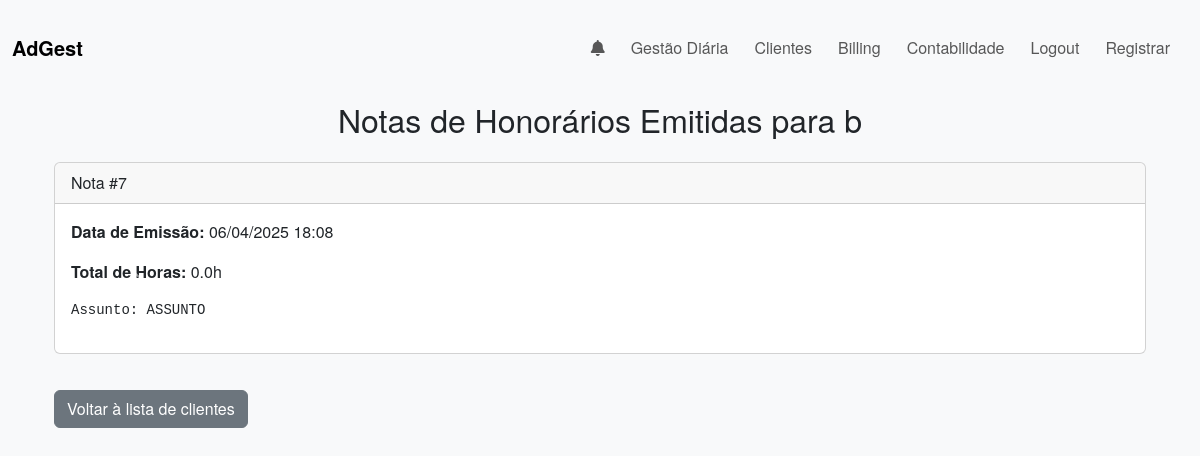
The page /billing_cliente/3 (signed in) on the database as committed earlier.
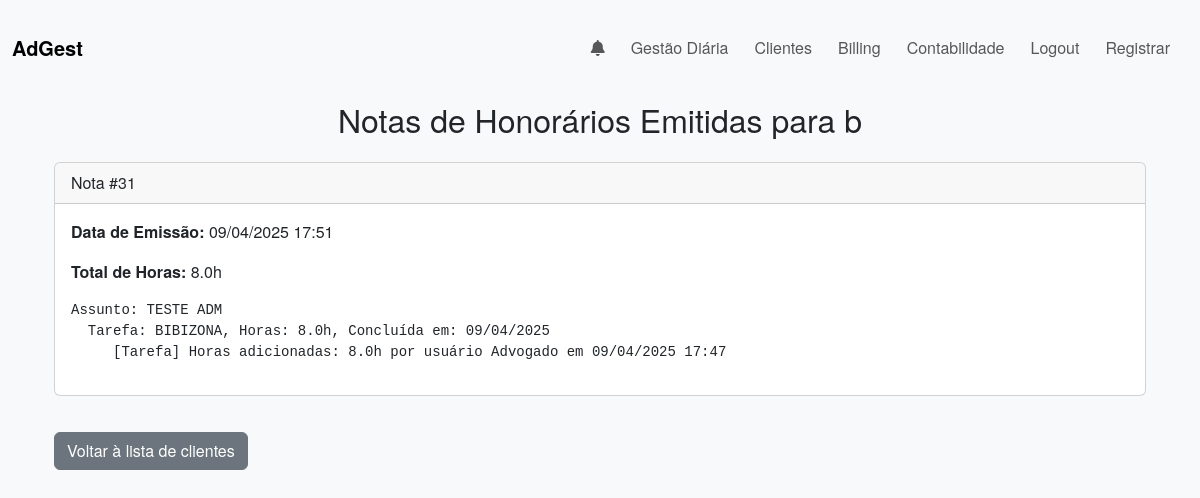
The same page on the database as committed later.
### app/models.py (models this page shows, shortened)
class NotaHonorarios(db.Model):
    __tablename__ = 'nota_honorarios'
    id = db.Column(db.Integer, primary_key=True)
    user_id = db.Column(db.Integer, db.ForeignKey('users.id'), nullable=False)
    client_id = db.Column(db.Integer, db.ForeignKey('clients.id'), nullable=False)
    created_at = db.Column(db.DateTime, default=datetime.utcnow)
    details = db.Column(db.Text)  # Lista de itens faturados (por exemplo, "Tarefa 5, Prazo 3")
    total_hours = db.Column(db.Float, default=0.0)
    is_confirmed = db.Column(db.Boolean, default=False)  # Pode ser usado para indicar se a nota já foi finalizada
    client = db.relationship('Client', backref='nota_honorarios')

### app/routes.py (the view)
@main.route('/billing_cliente/<int:client_id>')
@login_required
def billing_cliente(client_id):
    client = Client.query.get_or_404(client_id)
    billing_notes = NotaHonorarios.query.filter(
        NotaHonorarios.client_id == client_id,
        or_(
            NotaHonorarios.user_id == current_user.id,
            NotaHonorarios.client.has(Client.shares.any(ClientShare.user_id == current_user.id))
        )
    ).order_by(NotaHonorarios.created_at.desc()).all()
    return render_template('billing_cliente.html', client=client, billing_notes=billing_notes)

### app/routes.py (called while the page is built)
@main.context_processor
def inject_notifications():
    if current_user.is_authenticated:
        notifs_nao_lidas = Notification.query.filter_by(
            user_id=current_user.id, is_read=False
        ).order_by(Notification.timestamp.desc()).all()
        unread = len(notifs_nao_lidas)
        return dict(notifications=notifs_nao_lidas, unread_count=unread)
    return dict(notifications=[], unread_count=0)

### app/templates/billing_cliente.html (shortened to what this page needs)
{% extends "base.html" %}
{% block content %}
<div class="container">
  <h2 class="text-center my-4">Notas de Honorários Emitidas para {{ client.name }}</h2>
  {% if billing_notes %}
    <div id="clientBillingCarousel" class="carousel slide" data-bs-interval="false">
      <div class="carousel-inner">
        {% for note in billing_notes %}
          <div class="carousel-item {% if loop.first %}active{% endif %}">
            <div class="card">
              <div class="card-header">
                Nota #{{ note.id }}
              </div>
              <div class="card-body">
                <p><strong>Data de Emissão:</strong> {{ note.created_at.strftime('%d/%m/%Y %H:%M') }}</p>
                <p><strong>Total de Horas:</strong> {{ note.total_hours }}h</p>
                <pre style="white-space: pre-wrap;">{{ note.details }}</pre>
              </div>
            </div>
          </div>
        {% endfor %}
      </div>
      <button class="carousel-control-prev" type="button" data-bs-target="#clientBillingCarousel" data-bs-slide="prev">
        <span class="carousel-control-prev-icon" aria-hidden="true"></span>
      </button>
      <button class="carousel-control-next" type="button" data-bs-target="#clientBillingCarousel" data-bs-slide="next">
        <span class="carousel-control-next-icon" aria-hidden="true"></span>
      </button>
    </div>
  {% else %}
    <p>Nenhuma nota emitida para este cliente.</p>
  {% endif %}
  <a href="{{ url_for('main.clientes') }}" class="btn btn-secondary mt-3">Voltar à lista de clientes</a>
</div>
{% endblock %}

Rows that differ between the two databases and show on the page:
no longer on this page (row unchanged): NotaHonorarios: id "7", created_at "06/04/2025 18:08", total_hours "0.0", details "Assunto: ASSUNTO"
added NotaHonorarios: id "31", created_at "09/04/2025 17:51", total_hours "8.0", details "Assunto: TESTE ADM Tarefa: BIBIZONA, Horas: 8.0h, Concluída em: 09/04/2025 [Tarefa] Horas adicionadas: 8.0h por usuário Advogado em 09/04/2025 17:47"
